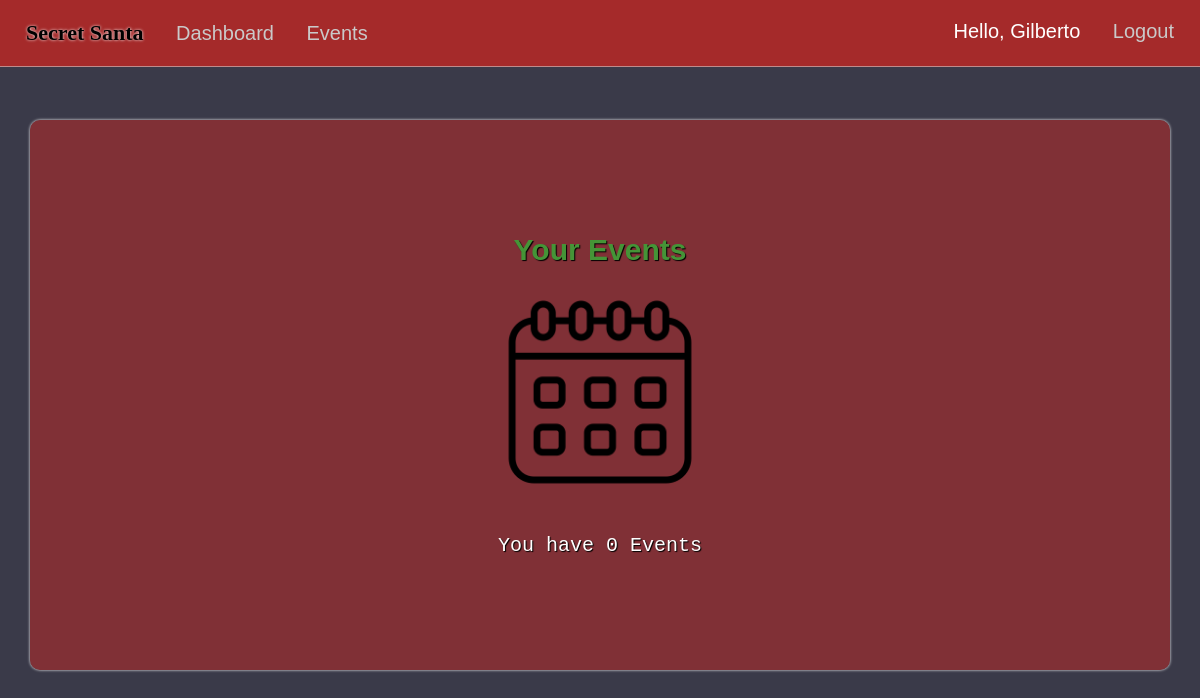
Page /dashboard (signed in) on the earlier database version.
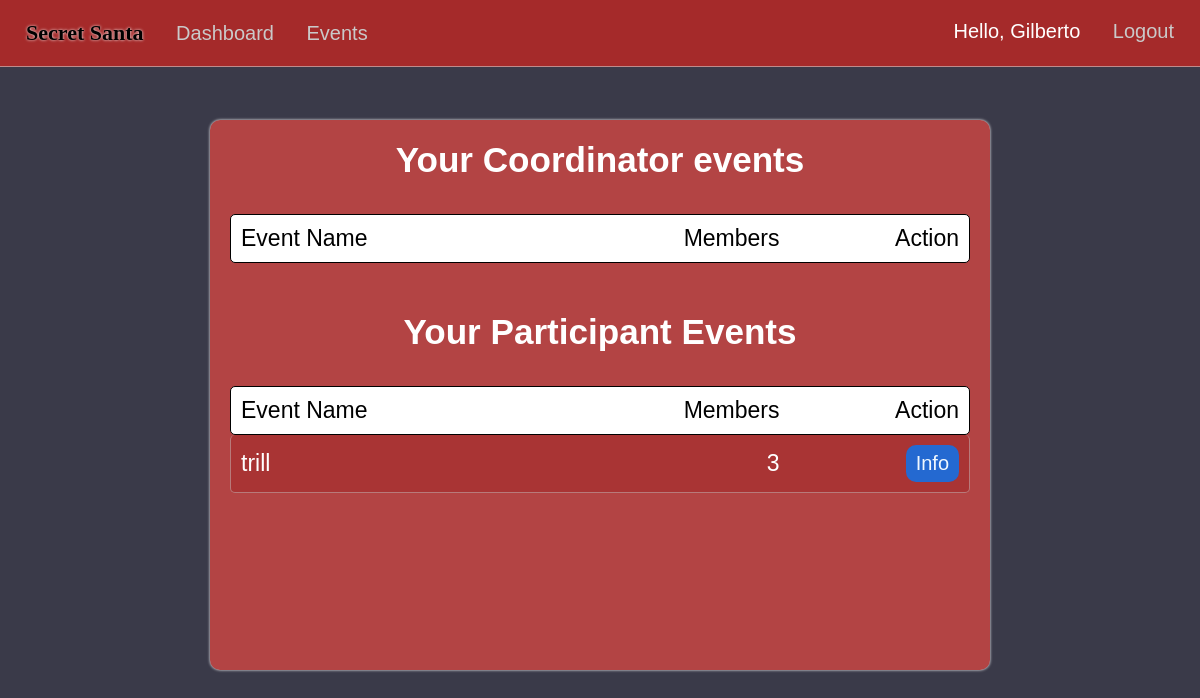
Same page on the later database version.
### market/models.py (models this page shows, shortened)
class EventMembers(db.Model):
    id = db.Column(db.Integer(), primary_key=True)
    event_id = db.Column(db.Integer(), db.ForeignKey('event.event_id'), nullable=False)
    user_id = db.Column(db.Integer(), db.ForeignKey('user.id'), nullable=False)
    status = db.Column(db.String(20))
    user = db.relationship('User', backref='event_members', overlaps="attendees")

class Event(db.Model):
    event_id = db.Column(db.Integer(), primary_key=True)
    coordinator_id = db.Column(db.Integer(), db.ForeignKey('user.id'), nullable=False)
    event_name = db.Column(db.String(length=75), nullable=False, unique=True)
    event_date = db.Column(db.Date())
    attendees = db.relationship('EventMembers', backref='attended_events', lazy=True)

### market/routes.py (the view)
@app.route("/dashboard")
@login_required
def dashboard_page():
    user_events=EventMembers.query.filter_by(user_id=current_user.id,status='member').all()
    return render_template('dashboard.html',user_events=user_events)

### market/models.py (called while the page is built)
@login_manager.user_loader
def load_user(user_id):
    return User.query.get(int(user_id))

### market/templates/dashboard.html (shortened to what this page needs)
{% extends 'base.html' %}
{% block style %}
<link rel= "stylesheet" type= "text/css" href= "{{ url_for('static',filename='styles/dashboard.css') }}">
{% endblock %}
{% block content %}
<center>
{% if user_events %}
  <div class="content-container">
  <div class="event-filled">
    <h3>Your Coordinator events</h3><br/>
    <div class="info-titles">
      <div class="event-info-interior">
        <p>Event Name</p>
        <p>Members</p>
      </div>
      <p>Action</p>
    </div>
  <br/>
  <h3 class="dash-title">Your Participant Events</h3><br/>
  <div class="info-titles">
    <div class="event-info-interior">
      <p>Event Name</p>
      <p>Members</p>
    </div>
    <p>Action</p>
  </div>
  {% for event in user_events %}
  {% if current_user.is_authenticated and event.attended_events.coordinator_id != current_user.id %}
    <div class="event-info">
      <div class="event-info-interior">
      <p>{{event.attended_events.event_name}}</p>
      <p class="members">{{ event.attended_events.attendees|length }}</p>
      </div>
      <a href="{{ url_for('event_info', event_id=event.event_id) }}"><button class="info-btn">Info</button></a>
    </div>
  {% endif %}
{% endfor %}
  </div>
  </div>
  {% else %}
  <div class="all-content-flex">
    <div class="current-container">
      <center>
        <b>Your Events</b>
        <br>
        <img src="{{ url_for('static',filename='images/calendar.png') }}" height="250px">
        <br>
        <span class="event-num">You have 0 Events</span>
      </center>
    </div>
  </div>
  {% endif%}
</center>
{% endblock %}

Differences in the rows shown:
now on this page (row edited): EventMembers: attended_events.event_name "trill", attended_events.attendees|length "3"
Other differences:
text no longer shown: "Your Events You have 0 Events"
text now shown: "Your Coordinator events Event Name Members Action Your Participant Events Event Name Members Action"
